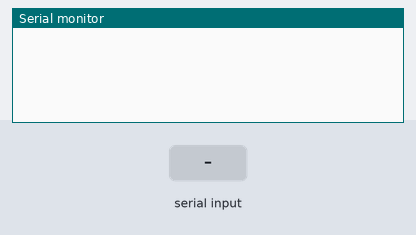
Recording of a sketch running on a simulated Arduino Uno, built with avr-gcc and run on an emulated ATmega328P. Parts: the last lines printed to the serial monitor. Inputs (shaded band) come from the test bench. Random numbers use the default seed unless the sketch sets one.

Above: at 1.9 s.
2.0 s: "1\n" received over Serial
At 3.4 s:
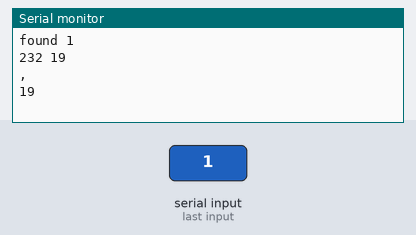
4.5 s: "90,45\n" received over Serial
At 6.4 s:
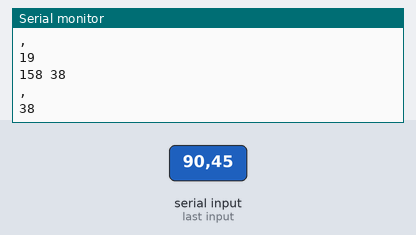

The sketch:

sketch_aug20a.ino
```cpp
int x;
char streaming = 0;
void setup() {
	Serial.begin(115200);
	Serial.setTimeout(1);
}
void loop() {
  delay(1000);
  if (streaming){
    int data1= random(0,255);
    int data2= random(0,255);

    Serial.println(String(data1) +" "+String(data2));
    Serial.println(",");
    Serial.print(data2);
    Serial.println();

  }
	while (!Serial.available());
	x = Serial.readString().toInt();
  if (x==1){
    Serial.println("found 1");
    streaming = 1;
  }
}
```

Measured:
- after the input at 2.0 s, the serial monitor: prints a new line at once (image 1)
- after the input at 4.5 s, the serial monitor: prints a new line after 1.0 s (image 2)
